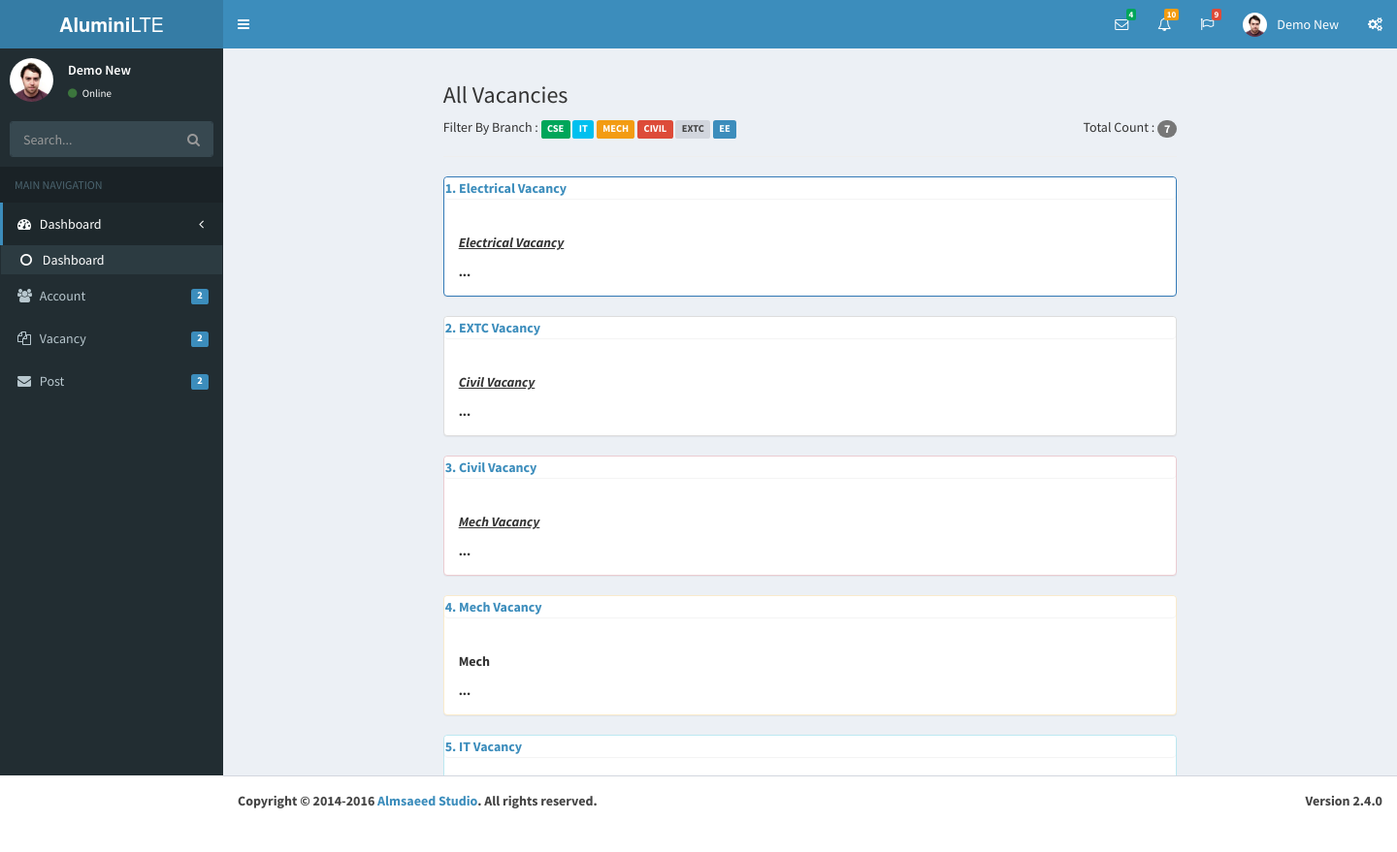
Page /vacancies.php (signed in) on the committed database.
### tables this page shows
CREATE TABLE `vacancies` (
  `id` int(15) NOT NULL,
  `title` varchar(250) NOT NULL,
  `body` text NOT NULL,
  `branch` varchar(100) NOT NULL,
  `image` varchar(100) NOT NULL,
  `status` varchar(10) NOT NULL,
  `user_id` int(15) NOT NULL,
  `user_type` varchar(100) NOT NULL,
  `created_date` timestamp NOT NULL DEFAULT CURRENT_TIMESTAMP ON UPDATE CURRENT_TIMESTAMP
);

### vacancies.php (the view, shortened to what this page needs)
 <?php
include 'inc/config.php';
?>
 <?php
$sql = "SELECT * FROM vacancies ";
$sql .= " ORDER BY created_date DESC ";
$retval = mysqli_query($conn, $sql);
?>
<!DOCTYPE html>
<html>
<head>
	<?php include 'head.php';?>
</head>
<body class="hold-transition skin-blue sidebar-mini">
<div class="wrapper">
<?php include 'header.php';?>
  <?php include 'sidebar.php';?>
  <div class="content-wrapper">
<section class="content">
<div class="col-md-offset-2 col-md-8">
  <h3>All Vacancies</h3>
  <div class="filter">Filter By Branch :
    <a href="?branch=CSE"><span class="label label-success">CSE</span></a>
    <a href="?branch=IT"><span class="label label-info">IT</span></a>
    <a href="?branch=MECH"><span class="label label-warning">MECH</span></a>
    <a href="?branch=CIVIL"><span class="label label-danger">CIVIL</span></a>
    <a href="?branch=EXTC"><span class="label label-default">EXTC</span></a>
    <a href="?branch=EE"><span class="label label-primary">EE</span></a>
    <div class="pull-right">Total Count : <span class="badge"><?php print mysqli_num_rows($retval)?></span></div>
  </div>
  <hr>
  <?php $i = 1;while ($row = mysqli_fetch_assoc($retval)) {
    ?>
    <?php
$status = $row['branch'];
    if ($status == 'CSE') {
        $label = 'success';
    } elseif ($status == 'IT') {
        $label = 'info';
    } elseif ($status == 'MECH') {
        $label = 'warning';
    } elseif ($status == 'CIVIL') {
        $label = 'danger';
    }elseif ($status == 'EXTC') {
        $label = 'default';
    }elseif ($status == 'EE') {
        $label = 'primary';
    }
        ?>
<div class="panel panel-<?php print $label;?>">
  <div class="panel panel-header bg-<?php print $label;?>">
     <a href="view.php?vid=<?php print $row['id']; ?>"> <?php print '<b>' . $i . '. ' . $row['title'];?> </a>
  </div>
   <div class="panel-body">
    <?php print $row['body']. '...';?>
   </div>
 </div>
  <?php $i++;  } ?>
</div>
   </div>
</div>
<?php include 'footer.php';?>
</body>
</html>

### head.php (shortened to what this page needs)
<link rel="stylesheet" href="bower_components/bootstrap/dist/css/bootstrap.min.css">
<link rel="stylesheet" href="bower_components/font-awesome/css/font-awesome.min.css">
<link rel="stylesheet" href="bower_components/Ionicons/css/ionicons.min.css">
<link rel="stylesheet" href="dist/css/AdminLTE.min.css">
<link rel="stylesheet" href="dist/css/skins/_all-skins.min.css">
<link rel="stylesheet" href="bower_components/morris.js/morris.css">
<link rel="stylesheet" href="bower_components/jvectormap/jquery-jvectormap.css">
<link rel="stylesheet" href="bower_components/bootstrap-datepicker/dist/css/bootstrap-datepicker.min.css">
<link rel="stylesheet" href="bower_components/bootstrap-daterangepicker/daterangepicker.css">
<link rel="stylesheet" href="plugins/bootstrap-wysihtml5/bootstrap3-wysihtml5.min.css">

### header.php (shortened to what this page needs)
<header class="main-header">
  <a href="index2.html" class="logo">
    <span class="logo-lg"><b>Alumini</b>LTE</span>
  </a>
  <nav class="navbar navbar-static-top">
    <a href="#" class="sidebar-toggle" data-toggle="push-menu" role="button">
    </a>
    <div class="navbar-custom-menu">
      <ul class="nav navbar-nav">
        <li class="dropdown messages-menu">
          <a href="#" class="dropdown-toggle" data-toggle="dropdown">
            <i class="fa fa-envelope-o"></i>
            <span class="label label-success">4</span>
          </a>
        </li>
        <li class="dropdown notifications-menu">
          <a href="#" class="dropdown-toggle" data-toggle="dropdown">
            <i class="fa fa-bell-o"></i>
            <span class="label label-warning">10</span>
          </a>
        </li>
        <li class="dropdown tasks-menu">
          <a href="#" class="dropdown-toggle" data-toggle="dropdown">
            <i class="fa fa-flag-o"></i>
            <span class="label label-danger">9</span>
          </a>
        </li>
        <li class="dropdown user user-menu">
          <a href="#" class="dropdown-toggle" data-toggle="dropdown">
            <img src="images/<?php echo  $_SESSION['pic']; ?>" class="user-image" alt="User Image">
            <span class="hidden-xs"><?php print $_SESSION['username']; ?></span>
          </a>
        </li>
        <li>
          <a href="#" data-toggle="control-sidebar"><i class="fa fa-gears"></i></a>
        </li>
      </ul>
    </div>
  </nav>
</header>

### sidebar.php (shortened to what this page needs)
<aside class="main-sidebar">
  <section class="sidebar">
    <div class="user-panel">
      <div class="pull-left image">
        <img src="images/<?php echo $_SESSION['pic']; ?>" class="img-circle" alt="User Image">
      </div>
      <div class="pull-left info">
        <p><?php echo $_SESSION['username'] ?></p>
        <a href="#"><i class="fa fa-circle text-success"></i> Online</a>
      </div>
    </div>
    <form action="#" method="get" class="sidebar-form">
      <div class="input-group">
        <input type="text" name="q" class="form-control" placeholder="Search...">
        <span class="input-group-btn">
              <button type="submit" name="search" id="search-btn" class="btn btn-flat"><i class="fa fa-search"></i>
              </button>
            </span>
      </div>
    </form>
    <ul class="sidebar-menu" data-widget="tree">
      <li class="header">MAIN NAVIGATION</li>
      <li class="active treeview">
        <a href="#">
          <i class="fa fa-dashboard"></i> <span>Dashboard</span>
          <span class="pull-right-container">
            <i class="fa fa-angle-left pull-right"></i>
          </span>
        </a>
        <ul class="treeview-menu">
          <li class="active"><a href="index.php"><i class="fa fa-circle-o"></i> Dashboard</a></li>
        </ul>
      </li>
      <li class="treeview">
        <a href="#">
          <i class="fa fa-users"></i>
          <span>Account</span>
          <span class="pull-right-container">
            <span class="label label-primary pull-right">2</span>
          </span>
        </a>
      </li>
       <li class="treeview">
        <a href="#">
          <i class="fa fa-files-o"></i>
          <span>Vacancy</span>
          <span class="pull-right-container">
            <span class="label label-primary pull-right">2</span>
          </span>
        </a>
      </li>
      <li class="treeview">
        <a href="#">
          <i class="fa fa-envelope"></i>
          <span>Post</span>
          <span class="pull-right-container">
            <span class="label label-primary pull-right">2</span>
          </span>
        </a>
      </li>
    </ul>
  </section>
</aside>

### footer.php
<footer class="main-footer">
   <div class="pull-right hidden-xs">
     <b>Version</b> 2.4.0
   </div>
   <strong>Copyright &copy; 2014-2016 <a href="https://adminlte.io">Almsaeed Studio</a>.</strong> All rights
   reserved.
 </footer>

### rows in the picture
vacancies: title "Electrical Vacancy", body "Electrical Vacancy"
vacancies: title "EXTC Vacancy", body "Civil Vacancy"
vacancies: title "Civil Vacancy", body "Mech Vacancy"
vacancies: title "Mech Vacancy", body "Mech"
vacancies: title "IT Vacancy"

### other values in the picture
$_SESSION['username'] "Demo New"
mysqli_num_rows($retval) "7"
